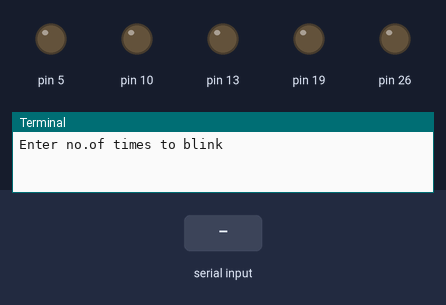
A program run on a simulated Raspberry Pi (header pin numbers). Shown: output pins drawn as LEDs (lit = HIGH), the last lines printed to the terminal. Inputs (shaded band) come from the test bench.

Above: at 1.2 s.
1.3 s: "5" typed at the terminal, then Enter
2.8 s: "90" typed at the terminal, then Enter
At 4.1 s:
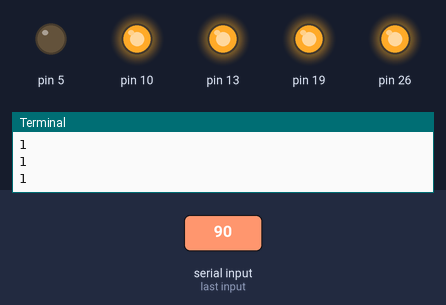
Timing chart, 0 to 5.8 s (numbered marks = the images above; inputs shaded):
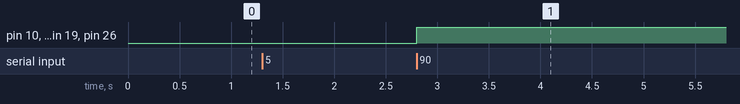

Measured:
- after the input at 2.8 s, pin 10, pin 13, pin 19, pin 26: LOW → HIGH at once

The program:

diffledpattern.py
```python
import RPi.GPIO as GPIO
import time

i=1
nt=int(input("Enter no.of times to blink"))
s=int(input("At what speed to blink"))

GPIO.setwarnings(False)
GPIO.setmode(GPIO.BOARD)
GPIO.setup(5,GPIO.OUT)
GPIO.setup(10,GPIO.OUT)
GPIO.setup(13,GPIO.OUT)
GPIO.setup(19,GPIO.OUT)
GPIO.setup(26,GPIO.OUT)

def blink(nt,s):
    for i in range(0,nt):
        GPIO.output(5,True)
        print(i+1)
        GPIO.output(10,True)
        print(i+1)
        GPIO.output(13,True)
        print(i+1)
        GPIO.output(19,True)
        print(i+1)
        GPIO.output(26,True)
        print(i+1)

        GPIO.output(5,False)
        print(i+1)
        time.sleep(s)
        GPIO.output(10,False)
        print(i+1)
        time.sleep(s)
        GPIO.output(13,False)
        print(i+1)
        time.sleep(s)
        GPIO.output(19,False)
        print(i+1)
        time.sleep(s)
        GPIO.output(26,False)
        print(i+1)
        time.sleep(s)

blink(nt,s)
print("Done")
```
